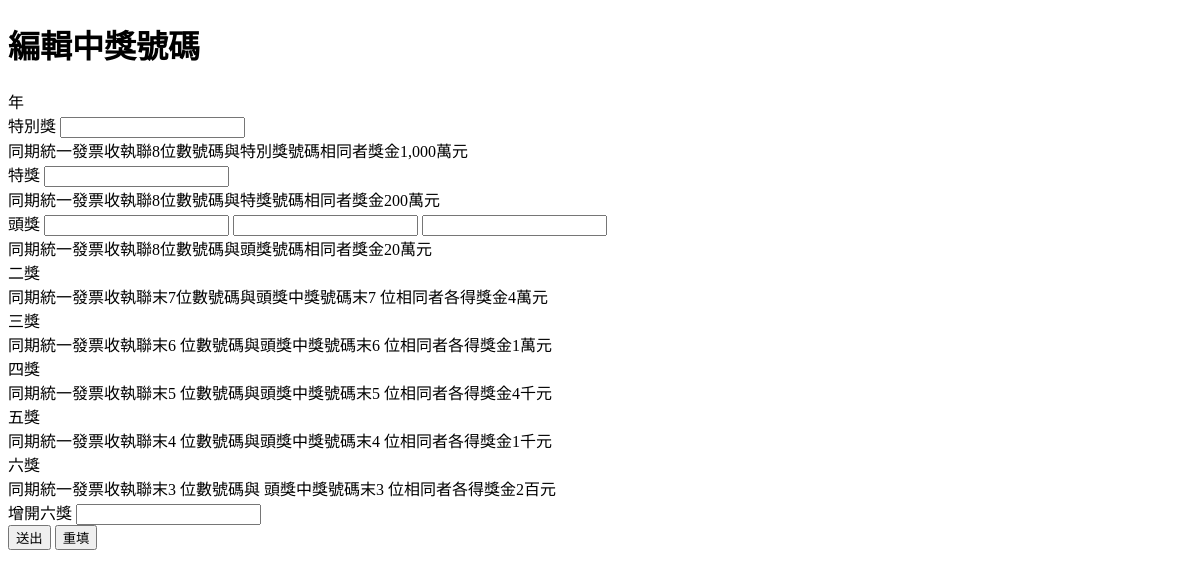
The page /winning_numbers_edit.php (signed in) on the database as committed earlier.
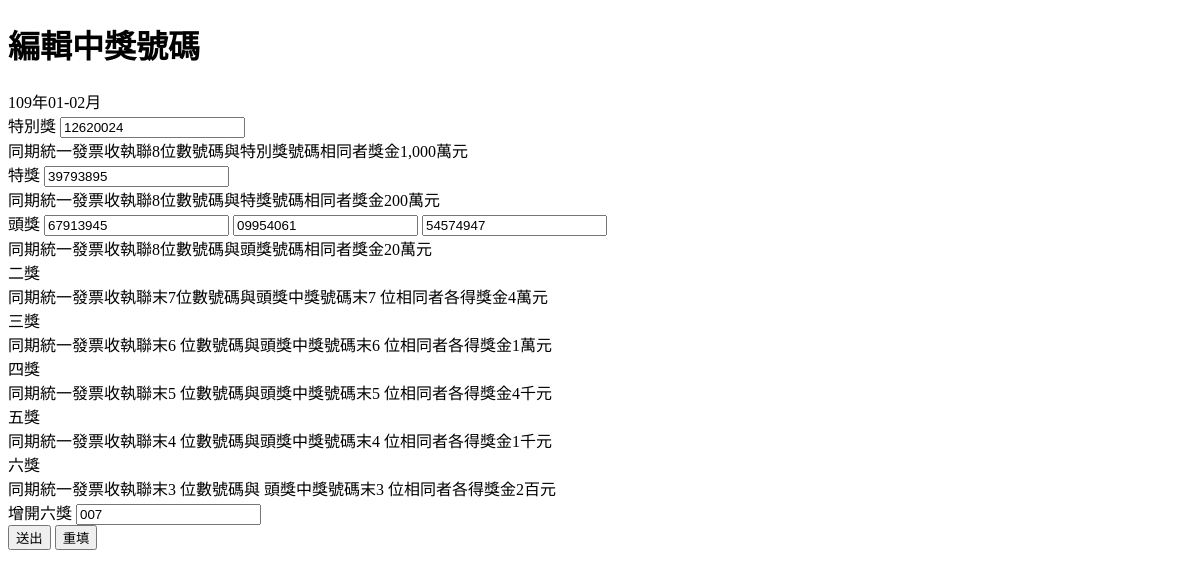
The same page on the database as committed later.
### common/base.php (called while the page is built, shortened)
<?php
$dsn = "mysql:host=localhost;charser=utf8;dbname=invoice";
$pdo = new PDO($dsn, 'root', "");
function find($table, $arg)
{
    global $pdo;
    $sql = "select * from `$table`";
    if (is_array($arg)) {
        $arr = [];
        foreach ($arg as $key => $value) {
            $arr[] = sprintf("`%s`='%s'", $key, $value);
        }
        $sql = $sql . " where " . implode(" && ", $arr);
    } else {
        $sql = $sql . " where `id`='$arg'";
    }
    return $pdo->query($sql)->fetch(PDO::FETCH_ASSOC);
}

### winning_numbers_edit.php (the view, shortened to what this page needs)
<!DOCTYPE html>
<html lang="en">
<head>
</head>
<body>
    <h1>編輯中獎號碼</h1>
    <?php
    include("common/base.php");
    $id = $_SESSION["id"];
    $row = find("winning numbers",$id);
    $year = $row["year"];
    $period = $row["period"];
    $special = $row['special'];
    $top = $row['top'];
    $first_prize1 = $row['first_prize1'];
    $first_prize2 = $row['first_prize2'];
    $first_prize3 = $row['first_prize3'];
    $addprize = $row['addprize'];
    $arr=["", "01-02月", "03-04月", "05-06月", "07-08月", "09-10月", "11-12月"];
    ?>
    <form action="winning_numbers_update.php" method="post">
        <div class="year">
            <?=$year?>年<?=$arr[$period]?>
        </div>
        <div class="item">
            <div class="numer">
                <label for="special">特別獎
                    <input type="text" name="special" id="special" value="<?= $special ?>">
                </label></div>
            <div class="bonus">
                同期統一發票收執聯8位數號碼與特別獎號碼相同者獎金1,000萬元
            </div>
        </div>
        <div class="item">
            <div class="numer">
                <label for="top">特獎
                    <input type="text" name="top" id="top" value="<?= $top ?>">
                </label>
            </div>
            <div class="bonus">
                同期統一發票收執聯8位數號碼與特獎號碼相同者獎金200萬元
            </div>
        </div>
        <div class="item">
            <div class="numer">
                <label for="first_prize1">頭獎
                    <input type="text" name="first_prize1" id="first_prize1" value="<?= $first_prize1 ?>">
                    <input type="text" name="first_prize2" id="first_prize2" value="<?= $first_prize2 ?>">
                    <input type="text" name="first_prize3" id="first_prize3" value="<?= $first_prize3 ?>">
                </label></div>
            <div class="bonus">
                同期統一發票收執聯8位數號碼與頭獎號碼相同者獎金20萬元
            </div>
        </div>
        <div class="item">
            <div class="numer">二獎</div>
            <div class="bonus">
                同期統一發票收執聯末7位數號碼與頭獎中獎號碼末7 位相同者各得獎金4萬元
            </div>
        </div>
        <div class="item">
            <div class="numer">三獎</div>
            <div class="bonus">
                同期統一發票收執聯末6 位數號碼與頭獎中獎號碼末6 位相同者各得獎金1萬元
            </div>
        </div>
        <div class="item">
            <div class="numer">四獎</div>
            <div class="bonus">
                同期統一發票收執聯末5 位數號碼與頭獎中獎號碼末5 位相同者各得獎金4千元
            </div>
        </div>
        <div class="item">
            <div class="numer">五獎</div>
            <div class="bonus">
                同期統一發票收執聯末4 位數號碼與頭獎中獎號碼末4 位相同者各得獎金1千元
            </div>
        </div>
        <div class="item">
            <div class="numer">六獎</div>
            <div class="bonus">
                同期統一發票收執聯末3 位數號碼與 頭獎中獎號碼末3 位相同者各得獎金2百元
            </div>
        </div>
        <div class="item">
            <div class="numer">
                <label for="addprize">增開六獎
                    <input type="text" name="addprize" id="addprize" value="<?= $addprize ?>">
                </label></div>
        </div>
        <div class="item">
            <input type="submit" value="送出">
            <input type="reset" value="重填">
        </div>
    </form>
</body>
</html>

Rows that differ between the two databases and show on the page:
added winning numbers: year "109", period "01-02月", special "12620024", top "39793895", first_prize1 "67913945", first_prize2 "09954061", first_prize3 "54574947", addprize "007"
